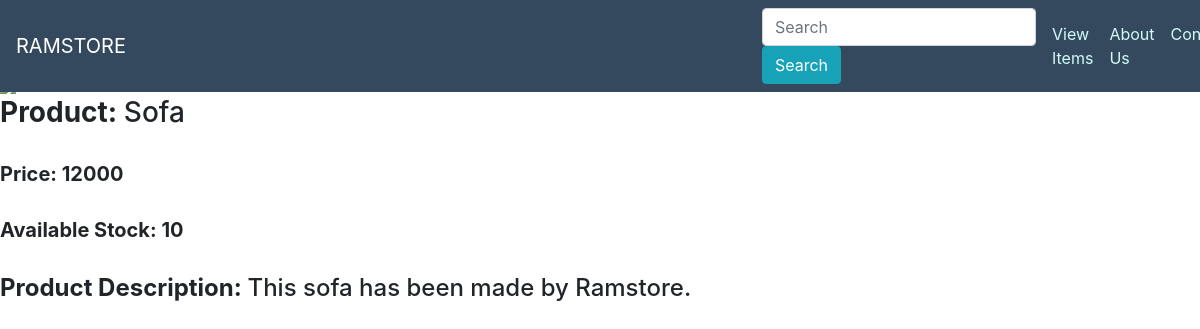
Screenshot of /product.php?product_id=p1 with the database file from the repository.
### tables this page shows
CREATE TABLE `product` (
  `pid` varchar(20) NOT NULL,
  `pname` varchar(20) NOT NULL,
  `pdes` text NOT NULL,
  `pstock` int(11) NOT NULL,
  `price` int(11) NOT NULL,
  `image` varchar(30) NOT NULL
);

### product.php (the view, shortened to what this page needs)
<!DOCTYPE html>
<html>
<head>
	<link rel="stylesheet" href="https://stackpath.bootstrapcdn.com/bootstrap/4.3.1/css/bootstrap.min.css">
	<link rel="stylesheet" type="text/css" href="Welcome.css">
</head>
<body>
	<nav class="navbar fixed-top navbar-expand-lg navbar-dark bg-dark">
					<a class="navbar-brand" href="">RAMSTORE</a>
					<form class="form-inline">
					<input class="form-control mr-sm-2" type="search" placeholder="Search" aria-label="Search">
					<button class="btn btn-info my-2 my-sm-0" type="submit">Search</button>
					</form>
					<div class="collapse navbar-collapse" id="navbarTogglerDemo01">
							<ul class="navbar-nav ml-auto">
									<li class="nav-item">
											<a class="nav-link" href="welcome.php">View Items</a>
									</li>
									<li class="nav-item">
											<a class="nav-link" href="#">About Us</a>
									</li>
									<li class="nav-item">
											<a class="nav-link" href="#">Contact</a>
									</li>
							</ul>
					</div>
			</nav>
  </body>
</html>
<?php
  if(isset($_GET['product_id'])){
			$id = $_GET['product_id'];
			$connection_database = mysqli_connect('localhost','root','','RAMStore');
			$query = "select * from product where pid='$id'";
      $sent_query = mysqli_query($connection_database,$query);
			while($fetch = mysqli_fetch_assoc($sent_query)){
						$name = $fetch['pname'];
						$desc = $fetch['pdes'];
						$stock = $fetch['pstock'];
						$price = $fetch['price'];
							echo "<br><h3><b>Product: </b>$name</h2>";
							echo "<br><h5><b>Price: $price</b></h5>";
							if($stock > 0){
								echo "<br><h5><b>Available Stock: $stock </b></h5>";
							}else{
								echo "<br><h5><b>Product is unavailable.</b></h5>";
							}
							echo "<br><h4><b>Product Description: </b>$desc</h4>";
}
  }
?>

### Welcome.css (style rules this page uses)
body { background-color: white; margin: 0; padding: 0; }
.form-inline { margin-left: 620px; }
.navbar-nav { margin-right: 30px; }
.navbar { background-color: #35495e! important; }
.navbar .navbar-nav li a { color:#D2FAFB! important; }

### rows the page displays
product: pname "Sofa", price "12000", pstock "10", pdes "This sofa has been made by Ramstore."
